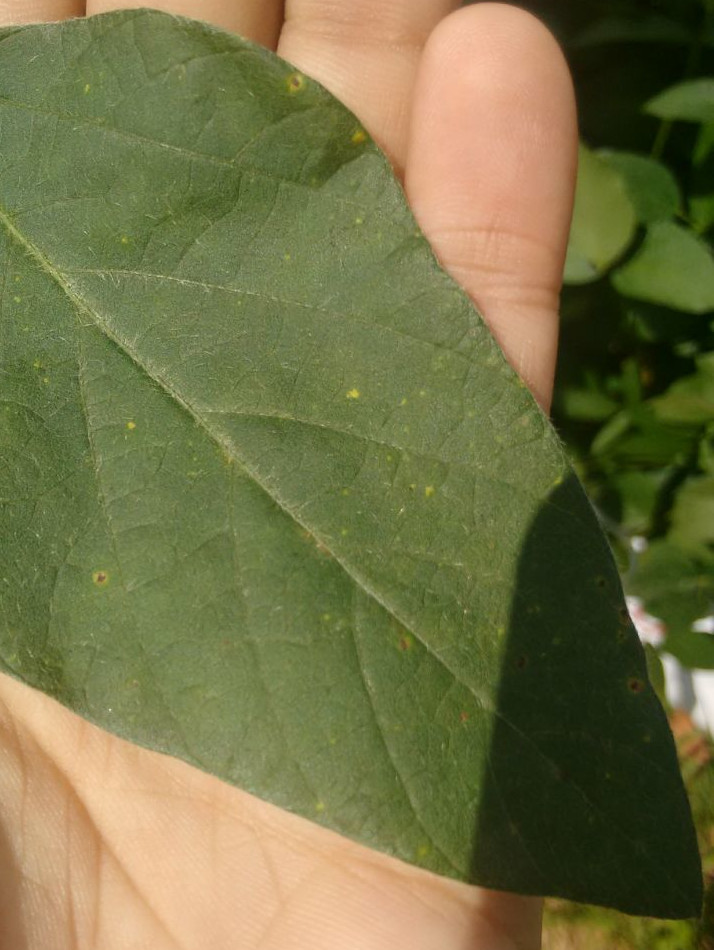
#> input picture Pesquisa/pdi software/dataset/Sem ferrugem/sem-03.jpg, 714 x 950 px
$ python plot_blob.py
#> lines starting #> are read from the running program, lines starting #| are printed output that depends on the picture
"""
==============
Blob Detection
==============

Blobs are bright on dark or dark on bright regions in an image. In
this example, blobs are detected using 3 algorithms. The image used
in this case is the Hubble eXtreme Deep Field. Each bright dot in the
image is a star or a galaxy.

Laplacian of Gaussian (LoG)
-----------------------------
This is the most accurate and slowest approach. It computes the Laplacian
of Gaussian images with successively increasing standard deviation and
stacks them up in a cube. Blobs are local maximas in this cube. Detecting
larger blobs is especially slower because of larger kernel sizes during
convolution. Only bright blobs on dark backgrounds are detected. See
:py:meth:`skimage.feature.blob_log` for usage.

Difference of Gaussian (DoG)
----------------------------
This is a faster approximation of LoG approach. In this case the image is
blurred with increasing standard deviations and the difference between
two successively blurred images are stacked up in a cube. This method
suffers from the same disadvantage as LoG approach for detecting larger
blobs. Blobs are again assumed to be bright on dark. See
:py:meth:`skimage.feature.blob_dog` for usage.

Determinant of Hessian (DoH)
----------------------------
This is the fastest approach. It detects blobs by finding maximas in the
matrix of the Determinant of Hessian of the image. The detection speed is
independent of the size of blobs as internally the implementation uses
box filters instead of convolutions. Bright on dark as well as dark on
bright blobs are detected. The downside is that small blobs (<3px) are not
detected accurately. See :py:meth:`skimage.feature.blob_doh` for usage.
"""

from math import sqrt
from skimage import data
from skimage.feature import blob_dog, blob_log, blob_doh
from skimage.color import rgb2gray

import matplotlib.pyplot as plt


#image = data.hubble_deep_field()[0:500, 0:500]
image=plt.imread('dataset/Sem ferrugem/sem-03.jpg')
#> image is the input picture: shape (950, 714, 3); mean R, G, B 115.9, 114.6, 70.1

image_gray = rgb2gray(image)
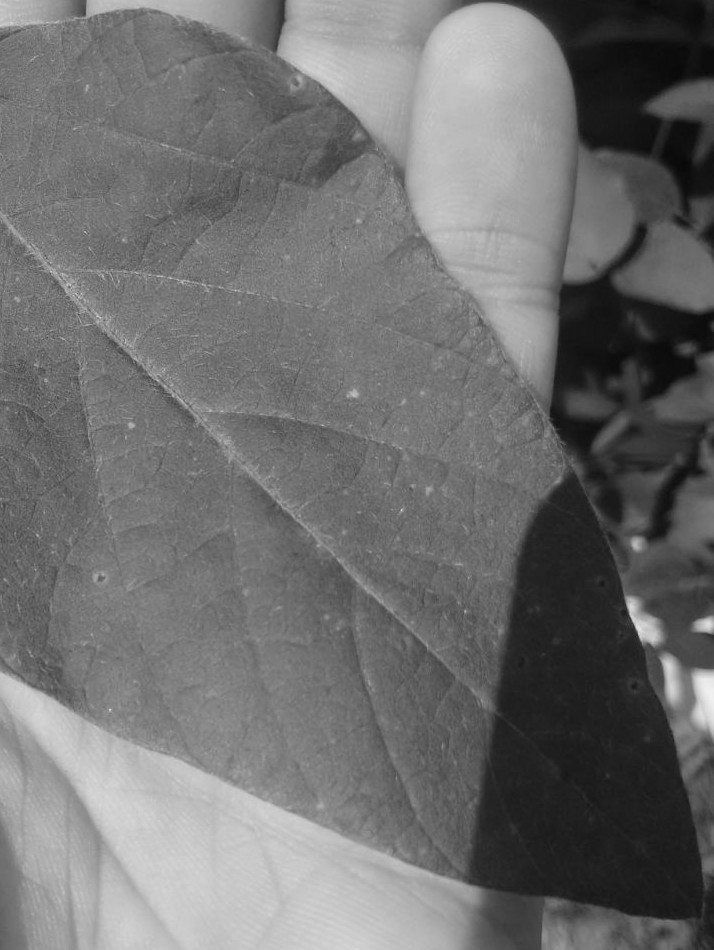
#> image_gray: shape (950, 714) float64; min 0.0331, max 0.945, mean 0.438

blobs_log = blob_log(image_gray, max_sigma=30, num_sigma=10, threshold=.1)
#> blobs_log = 63 rows, first 8: [702, 713, 26.78], [629, 647, 10.67], [624, 709, 7.44], [605, 633, 7.44], [666, 669, 7.44], [543, 636, 4.22], [690, 672, 7.44], [337, 527, 23.56]

# Compute radii in the 3rd column.
blobs_log[:, 2] = blobs_log[:, 2] * sqrt(2)

blobs_dog = blob_dog(image_gray, max_sigma=30, threshold=.1)
#> blobs_dog = 27 rows, first 8: [702, 713, 26.84], [630, 646, 6.55], [624, 713, 6.55], [605, 632, 4.1], [664, 668, 4.1], [544, 636, 4.1], [689, 672, 6.55], [338, 528, 16.78]
blobs_dog[:, 2] = blobs_dog[:, 2] * sqrt(2)

blobs_doh = blob_doh(image_gray, max_sigma=30, threshold=.01)
#> blobs_doh = [[624, 706, 13.89], [690, 698, 30], [628, 647, 17.11]]

blobs_list = [blobs_log, blobs_dog, blobs_doh]
colors = ['yellow', 'lime', 'red']
titles = ['Laplacian of Gaussian', 'Difference of Gaussian',
          'Determinant of Hessian']
sequence = zip(blobs_list, colors, titles)

fig, axes = plt.subplots(1, 3, figsize=(9, 3), sharex=True, sharey=True)
ax = axes.ravel()

for idx, (blobs, color, title) in enumerate(sequence):
    ax[idx].set_title(title)
    ax[idx].imshow(image, interpolation='nearest')
    for blob in blobs:
        y, x, r = blob
        c = plt.Circle((x, y), r, color=color, linewidth=2, fill=False)
        ax[idx].add_patch(c)
    ax[idx].set_axis_off()
#> this loop made 3 passes
#> (color, title) on passes 1 to 2: ('yellow', 'Laplacian of Gaussian'), ('lime', 'Difference of Gaussian')
#> (blobs, color, title) on pass 3: ([[624, 706, 13.89], [690, 698, 30], [628, 647, 17.11]], 'red', 'Determinant of Hessian')

plt.tight_layout()
plt.show()
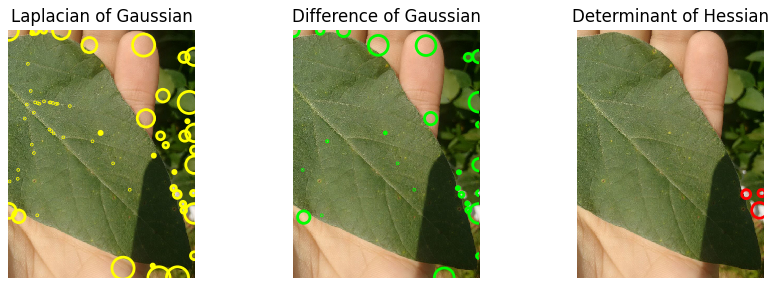
#> figure drawn by matplotlib, 3 panels

$ run again, with Pesquisa/pdi software/dataset/Sem ferrugem/sem-01.jpg copied over Pesquisa/pdi software/dataset/Sem ferrugem/sem-03.jpg
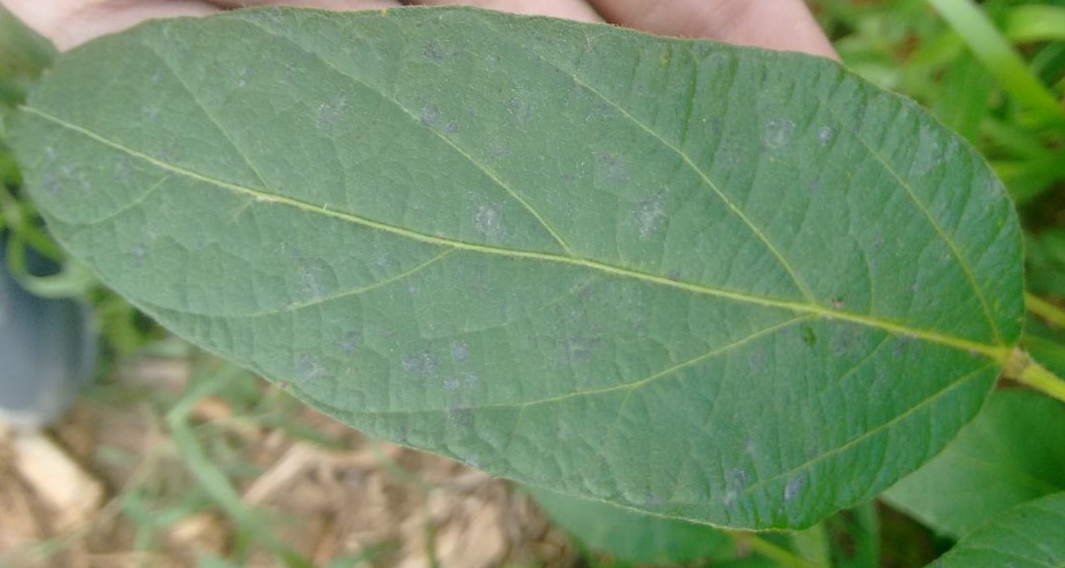
#> input picture Pesquisa/pdi software/dataset/Sem ferrugem/sem-01.jpg, 1065 x 568 px
#> image is the input picture: shape (568, 1065, 3); mean R, G, B 114.2, 144.1, 104.5
#> `image_gray = rgb2gray(image)`:
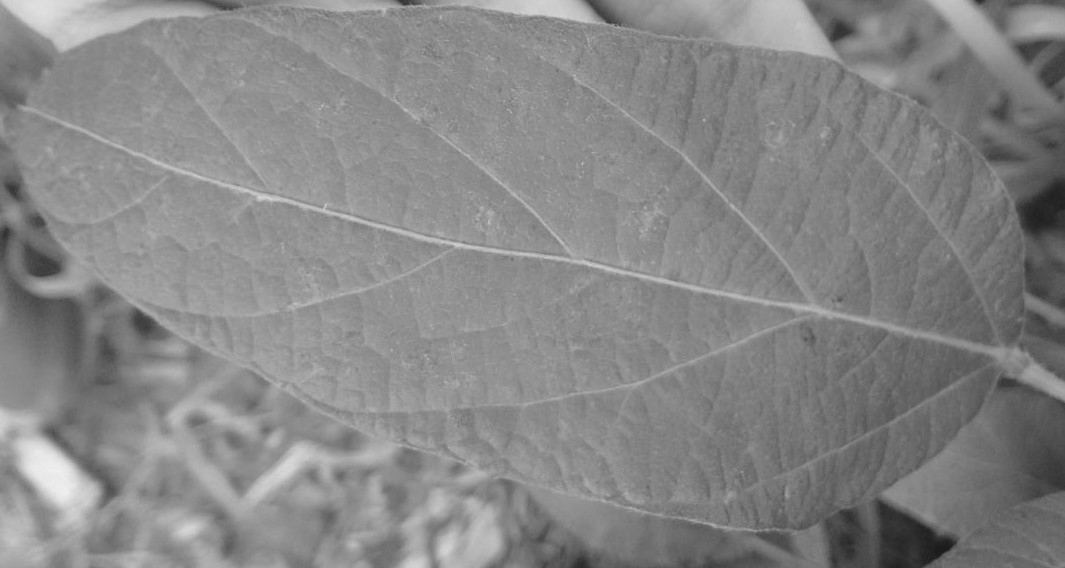
#> image_gray: shape (568, 1065) float64; min 0.101, max 0.938, mean 0.529
#> blobs_log = 22 rows, first 8: [475, 54, 20.33], [0, 54, 30], [0, 559, 17.11], [286, 46, 7.44], [567, 413, 10.67], [390, 1064, 7.44], [24, 1039, 10.67], [0, 953, 17.11]
#> blobs_dog = [[476, 55, 16.78], [0, 57, 26.84], [287, 47, 6.55], [0, 555, 16.78], [567, 413, 6.55], [390, 1064, 6.55], [0, 774, 26.84], [0, 951, 10.49], [24, 1041, 10.49]]
#> blobs_doh = empty array
#> the loop `for idx, (blobs, color, title) in enumerate(sequence):` made 3 passes
#> (color, title) on passes 1 to 2: ('yellow', 'Laplacian of Gaussian'), ('lime', 'Difference of Gaussian')
#> `plt.show()`:
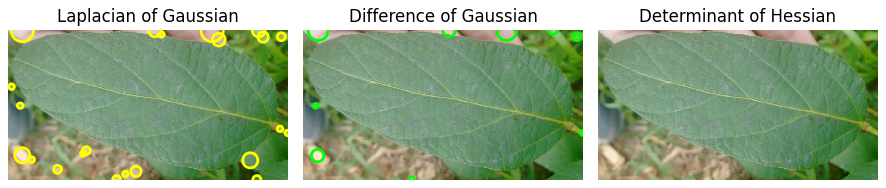
#> figure drawn by matplotlib, 3 panels

$ run again, with Pesquisa/pdi software/dataset/Sem ferrugem/sem-02.jpg copied over Pesquisa/pdi software/dataset/Sem ferrugem/sem-03.jpg
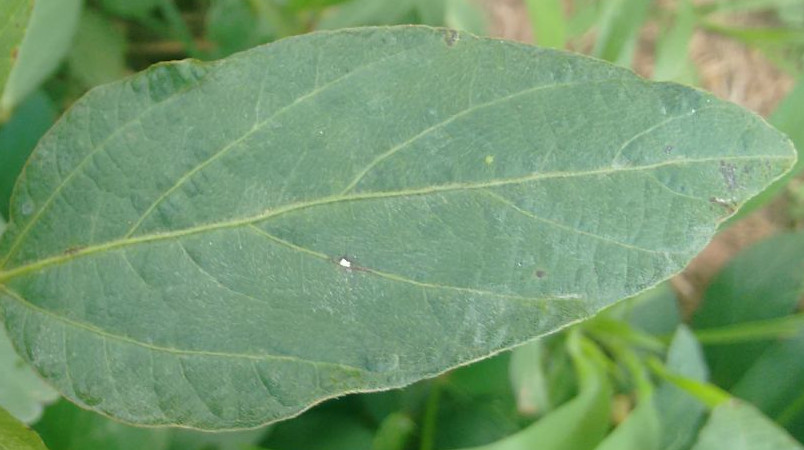
#> input picture Pesquisa/pdi software/dataset/Sem ferrugem/sem-02.jpg, 804 x 450 px
#> image is the input picture: shape (450, 804, 3); mean R, G, B 117.4, 153.6, 111.7
#> `image_gray = rgb2gray(image)`:
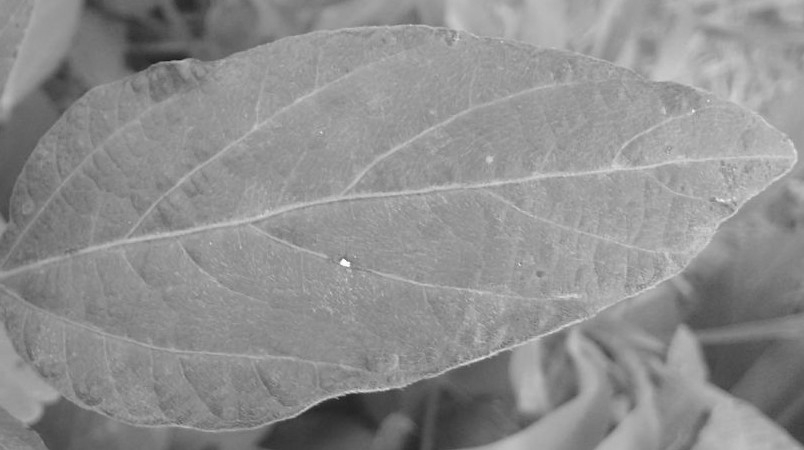
#> image_gray: shape (450, 804) float64; min 0.104, max 0.997, mean 0.56
#> blobs_log = 55 rows, first 8: [263, 344, 4.22], [449, 743, 30], [449, 509, 10.67], [391, 352, 1], [111, 693, 1], [358, 482, 1], [389, 364, 4.22], [364, 461, 1]
#> blobs_dog = 27 rows, first 8: [263, 344, 2.56], [391, 353, 1.6], [449, 741, 26.84], [357, 483, 1], [388, 387, 1], [449, 511, 10.49], [360, 475, 1], [390, 362, 1.6]
#> blobs_doh = empty array
#> the loop `for idx, (blobs, color, title) in enumerate(sequence):` made 3 passes
#> (color, title) on passes 1 to 2: ('yellow', 'Laplacian of Gaussian'), ('lime', 'Difference of Gaussian')
#> `plt.show()`:
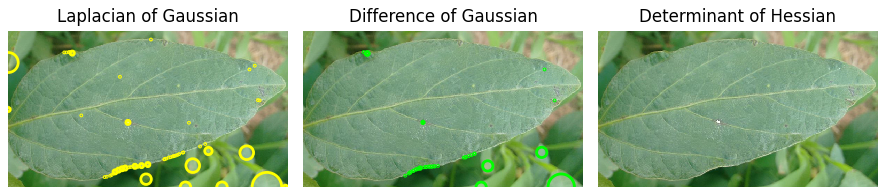
#> figure drawn by matplotlib, 3 panels

$ run again, with Pesquisa/pdi software/dataset/Sem ferrugem/sem-04.jpg copied over Pesquisa/pdi software/dataset/Sem ferrugem/sem-03.jpg
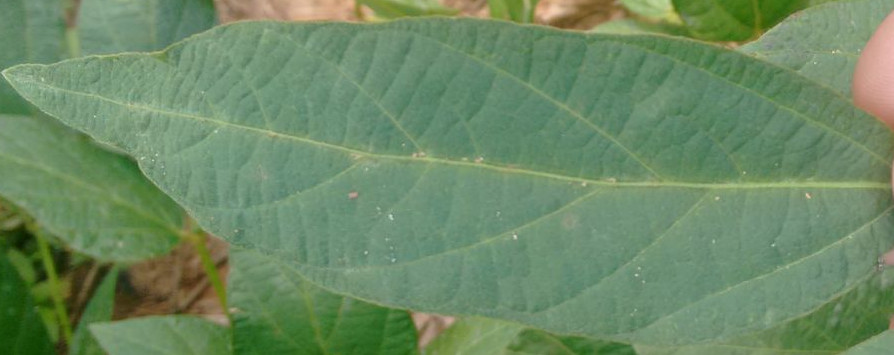
#> input picture Pesquisa/pdi software/dataset/Sem ferrugem/sem-04.jpg, 894 x 355 px
#> image is the input picture: shape (355, 894, 3); mean R, G, B 108.3, 137.8, 100.8
#> `image_gray = rgb2gray(image)`:
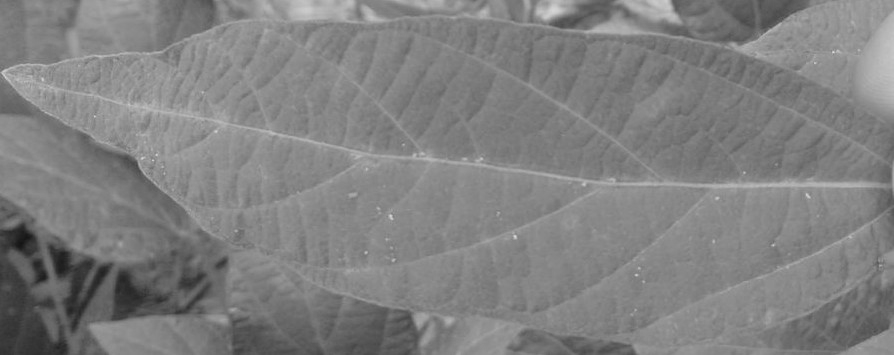
#> image_gray: shape (355, 894) float64; min 0.0776, max 0.865, mean 0.505
#> blobs_log = 36 rows, first 8: [0, 554, 13.89], [0, 657, 13.89], [275, 636, 1], [52, 833, 1], [236, 515, 1], [354, 125, 30], [245, 773, 1], [252, 366, 1]
#> blobs_dog = [[0, 554, 10.49], [236, 515, 1], [0, 657, 10.49], [275, 636, 1], [216, 390, 1]]
#> blobs_doh = [[344, 884, 17.11]]
#> the loop `for idx, (blobs, color, title) in enumerate(sequence):` made 3 passes
#> (color, title) on passes 1 to 2: ('yellow', 'Laplacian of Gaussian'), ('lime', 'Difference of Gaussian')
#> `plt.show()`:
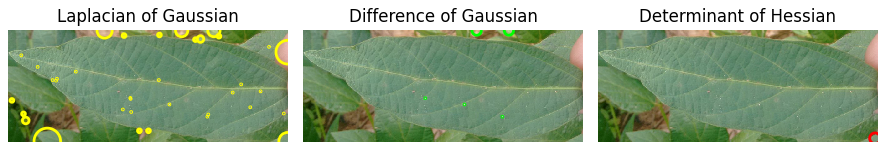
#> figure drawn by matplotlib, 3 panels
